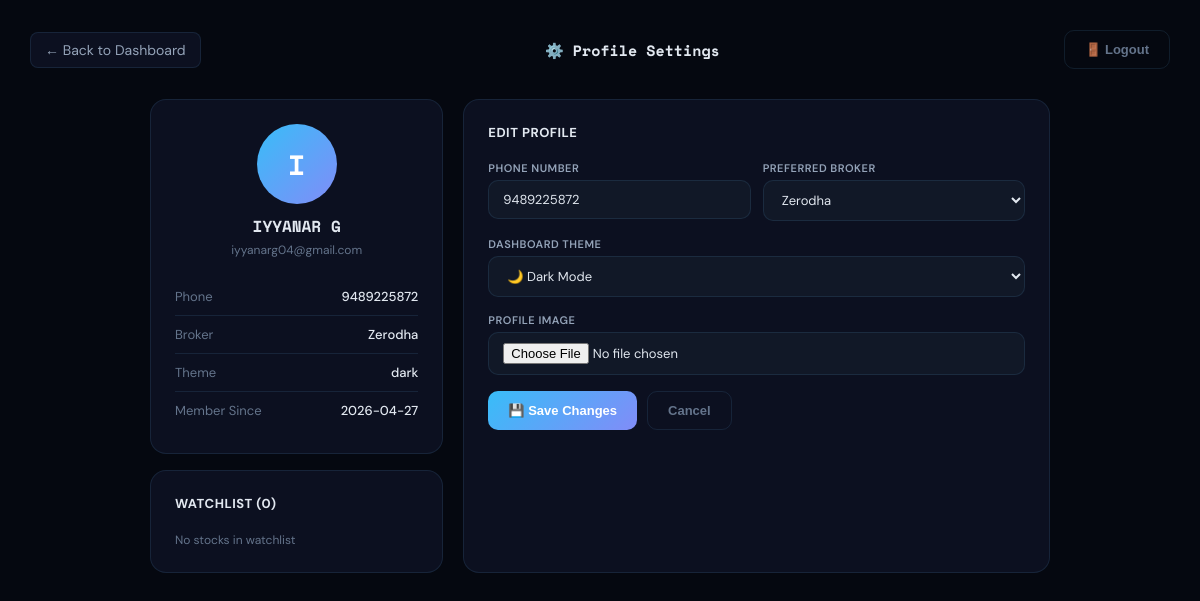
Screenshot of /profile (signed in) with the database file from the repository.
### tables this page shows
CREATE TABLE users (
        id INTEGER PRIMARY KEY AUTOINCREMENT,
        username TEXT UNIQUE NOT NULL, email TEXT UNIQUE NOT NULL,
        password TEXT NOT NULL, phone TEXT, broker TEXT DEFAULT 'Zerodha',
        profile_image TEXT DEFAULT 'default.png', theme TEXT DEFAULT 'dark',
        is_admin INTEGER DEFAULT 0, status TEXT DEFAULT 'pending',
        created_at DATETIME DEFAULT CURRENT_TIMESTAMP);

### app.py (the view, shortened to what this page needs)
@app.route('/profile', methods=['GET','POST'])
@require_login
def profile():
    conn = get_db()
    user = conn.execute('SELECT * FROM users WHERE id=?',(session['user_id'],)).fetchone()
    watchlist = conn.execute('SELECT symbol FROM watchlist WHERE user_id=?',(session['user_id'],)).fetchall()
    conn.close()
    return render_template('profile.html',user=dict(user),watchlist=[w['symbol'] for w in watchlist])

### app.py (called while the page is built)
def get_db():
    conn = sqlite3.connect('database.db')
    conn.row_factory = sqlite3.Row
    return conn

def require_login(f):
    from functools import wraps
    @wraps(f)
    def decorated(*args, **kwargs):
        if 'user_id' not in session:
            return redirect(url_for('login'))
        return f(*args, **kwargs)
    return decorated

### templates/profile.html (shortened to what this page needs)
<!DOCTYPE html>
<html lang="en" data-theme="dark">
<head>
</head>
<body>
<div class="topbar">
  <a class="back-btn" href="/dashboard">← Back to Dashboard</a>
  <div class="logo">⚙️ Profile Settings</div>
  <a href="/logout"><button class="btn btn-ghost">🚪 Logout</button></a>
</div>
<div class="grid">
  <div>
    <div class="card">
      <div class="avatar-box">
        <div class="avatar">{{ user.username[0].upper() }}</div>
        <div class="username">{{ user.username }}</div>
        <div class="useremail">{{ user.email }}</div>
      </div>
      <div class="info-row"><span class="info-key">Phone</span><span class="info-val">{{ user.phone or '—' }}</span></div>
      <div class="info-row"><span class="info-key">Broker</span><span class="info-val">{{ user.broker or 'Zerodha' }}</span></div>
      <div class="info-row"><span class="info-key">Theme</span><span class="info-val">{{ user.theme or 'Dark' }}</span></div>
      <div class="info-row"><span class="info-key">Member Since</span><span class="info-val">{{ user.created_at[:10] if user.created_at else '—' }}</span></div>
    </div>
    <div class="card" style="margin-top:16px">
      <div class="card-title">Watchlist ({{ watchlist|length }})</div>
      {% if watchlist %}
      <div class="wl-chips">
        {% for sym in watchlist %}
        <div class="wl-chip">{{ sym }}</div>
        {% endfor %}
      </div>
      {% else %}
      <div style="font-size:12px;color:var(--muted)">No stocks in watchlist</div>
      {% endif %}
    </div>
  </div>
  <div class="card">
    <div class="card-title">Edit Profile</div>
    <div class="form-grid">
      <div class="form-group">
        <label class="form-label">Phone Number</label>
        <input class="form-input" type="tel" id="phone" value="{{ user.phone or '' }}" placeholder="+91 9876543210">
      </div>
      <div class="form-group">
        <label class="form-label">Preferred Broker</label>
        <select class="form-input" id="broker">
          {% for b in ['Zerodha','Upstox','Angel One','HDFC Securities','Groww','5Paisa','ICICI Direct'] %}
          <option {% if user.broker == b %}selected{% endif %}>{{ b }}</option>
          {% endfor %}
        </select>
      </div>
    </div>
    <div class="form-group">
      <label class="form-label">Dashboard Theme</label>
      <select class="form-input" id="theme">
        <option value="dark" {% if user.theme == 'dark' or not user.theme %}selected{% endif %}>🌙 Dark Mode</option>
      </select>
    </div>
    <div class="form-group">
      <label class="form-label">Profile Image</label>
      <input class="form-input" type="file" id="profile_image" accept="image/*">
    </div>
    <div style="display:flex;gap:10px;margin-top:8px">
      <button class="btn btn-primary" onclick="saveProfile()">💾 Save Changes</button>
      <a href="/dashboard"><button class="btn btn-ghost" type="button">Cancel</button></a>
    </div>
  </div>
</div>
</body>
</html>

### templates/profile.html (style rules this page uses)
:root { --bg:#050810;--surface:#0c1020;--surface2:#111827;--border:rgba(99,179,237,0.12);--border2:rgba(99,179,237,0.25);--accent:#38bdf8;--accent2:#818cf8;--green:#34d399;--red:#f87171;--text:#e2e8f0;--muted:#64748b;--muted2:#94a3b8 }
*,*::before,*::after { margin:0;padding:0;box-sizing:border-box }
body { background:var(--bg);font-family:'DM Sans',sans-serif;color:var(--text);min-height:100vh;padding:30px }
.topbar { display:flex;align-items:center;justify-content:space-between;margin-bottom:30px }
.back-btn { display:flex;align-items:center;gap:8px;color:var(--muted2);text-decoration:none;font-size:14px;padding:8px 14px;background:var(--surface);border:1px solid var(--border);border-radius:8px;transition:all 0.2s }
.logo { font-family:'Space Mono',monospace;font-size:15px;font-weight:700;color:var(--text) }
.grid { display:grid;grid-template-columns:1fr 2fr;gap:20px;max-width:900px;margin:0 auto }
.card { background:var(--surface);border:1px solid var(--border);border-radius:16px;padding:24px }
.card-title { font-size:13px;font-weight:700;color:var(--text);text-transform:uppercase;letter-spacing:0.5px;margin-bottom:20px }
.avatar-box { text-align:center;margin-bottom:20px }
.avatar { width:80px;height:80px;background:linear-gradient(135deg,var(--accent),var(--accent2));border-radius:50%;display:flex;align-items:center;justify-content:center;font-size:28px;font-weight:700;color:#fff;margin:0 auto 10px;font-family:'Space Mono',monospace }
.username { font-family:'Space Mono',monospace;font-size:16px;font-weight:700 }
.useremail { font-size:12px;color:var(--muted);margin-top:4px }
.info-row { display:flex;justify-content:space-between;padding:10px 0;border-bottom:1px solid var(--border);font-size:13px }
.info-row:last-child { border-bottom:none }
.info-key { color:var(--muted) }
.info-val { color:var(--text);font-weight:500 }
.form-group { margin-bottom:16px }
.form-label { display:block;font-size:11px;font-weight:600;color:var(--muted2);margin-bottom:5px;text-transform:uppercase;letter-spacing:0.5px }
.form-input { width:100%;background:var(--surface2);border:1px solid var(--border);border-radius:10px;padding:10px 14px;font-family:'DM Sans',sans-serif;font-size:13px;color:var(--text);outline:none;transition:border-color 0.2s }
.form-grid { display:grid;grid-template-columns:1fr 1fr;gap:12px }
.btn { padding:11px 20px;border-radius:10px;font-size:13px;font-weight:700;border:none;cursor:pointer;transition:opacity 0.2s }
.btn-primary { background:linear-gradient(135deg,var(--accent),var(--accent2));color:#fff }
.btn-ghost { background:transparent;color:var(--muted);border:1px solid var(--border) }

### rows the page displays
users: username "I", username "IYYANAR G", email "iyyanarg04@gmail.com", phone "9489225872", broker "Zerodha", theme "dark", created_at "2026-04-27", theme "🌙 Dark Mode"

### other values shown
{{ watchlist|length }} "0"
